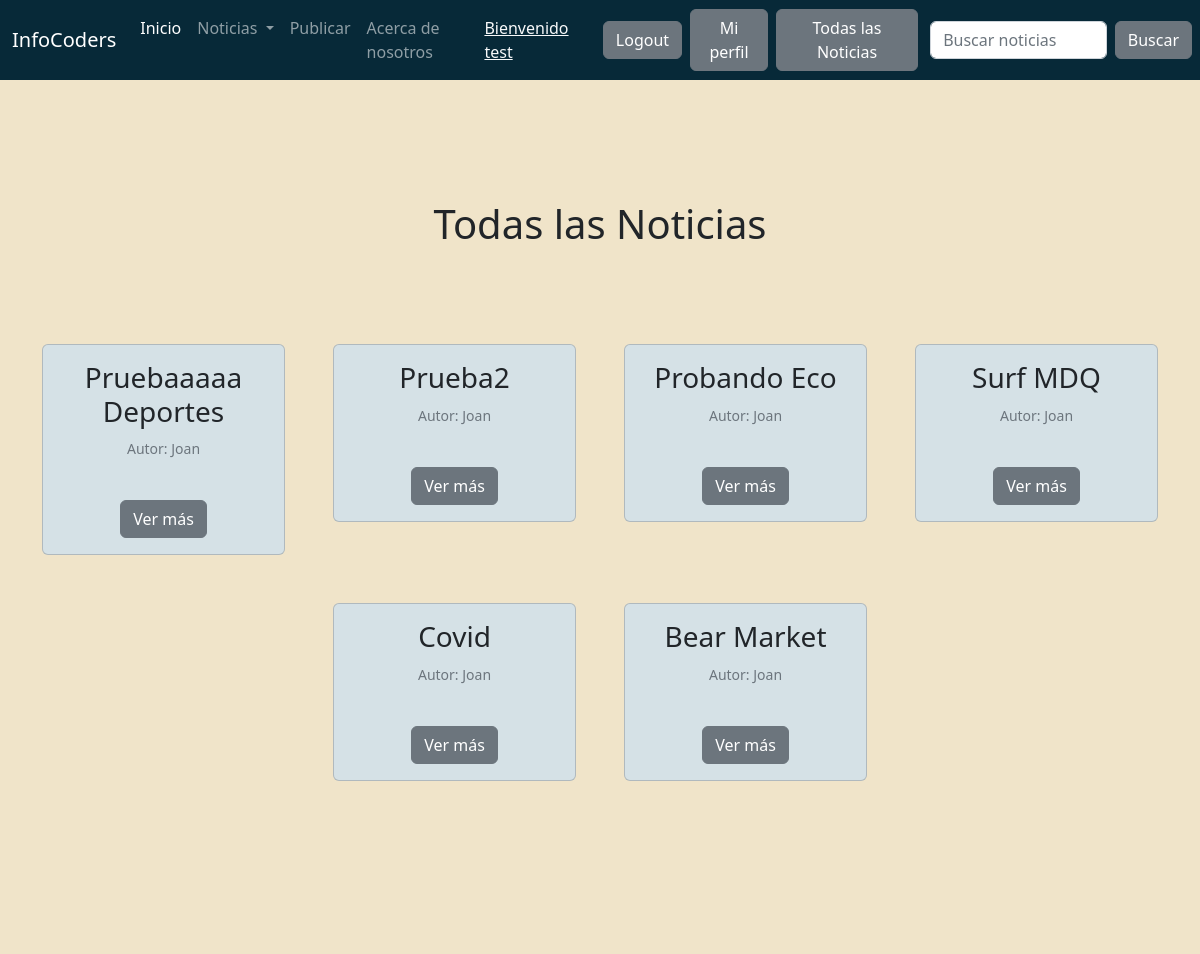
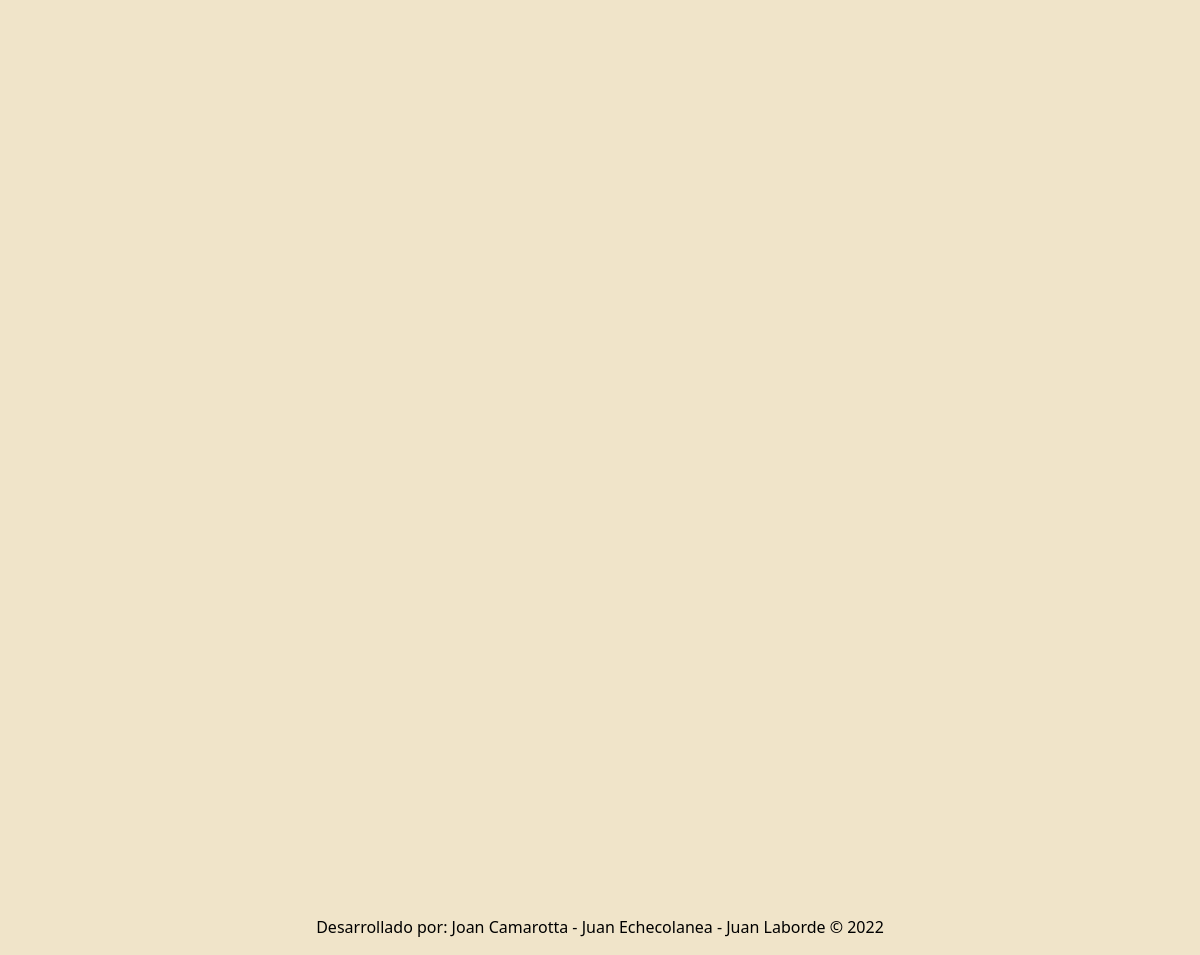
The app's page /noticias/todas-las-noticias/ (signed in) with its own data (2 pictures, top to bottom).
### blog/models.py (models this page shows, shortened)
class Note(models.Model):
    title = models.CharField(max_length=100, blank=True, null=True)
    subtitle = models.CharField(max_length=100)
    author = models.CharField(max_length=50)
    publish_date = models.DateField(default=now)
    text = models.TextField(blank=True)
    category = models.ForeignKey('Categoria', on_delete=models.CASCADE, related_name='blog')
    image = models.ImageField(upload_to='note_image', blank = True, null = True)
    is_active = models.BooleanField(default=True, blank = True)
    class Meta:
        verbose_name = 'Nota'
        verbose_name_plural = 'Notas'

### blog/views.py (the view)
# urls.py: path('todas-las-noticias/', List_posts.as_view(), name = 'list_posts'),
class List_posts(ListView):
    model = Note
    template_name = 'bd.html'
    queryset = Note.objects.all()

### templates/bd.html (shortened to what this page needs)
{% extends 'base.html' %}
{% load static %}
{% block content %}
<br><br><br>
<h1
class="fw-bopld text-center py-5"> Todas las Noticias
</h1>
<div class="container px-8 px-lg-7 mt-5" style="width: 1200px;">
  <div class="row gx-4 gx-lg-5 row-cols-2 row-cols-md-3 row-cols-xl-4 justify-content-center">
    {% for note in object_list %}
      <div class="col mb-5">
          <div class="card h-120" style="background-color:#d5e1e6">
              <div class="card-body p-6">
                  <div class="text-center">
                      <h3><class="fw-bolder">{{note.title}}<br></h3>
                      <p class="card-text"><small class="text-muted">Autor: {{note.author}}</small></p>
                      <br>
                      <a href="/noticias/leer-noticia/{{note.id}}/" class="btn btn-secondary">Ver más</a>
                  </div>
              </div>
          </div>
        </div>
        {% endfor %}
      </div>
    </div>
    <br>
    <br>
    <br>
    <br>
    <br>
    <br>
    <br>
    <br>
    <br>
    <br>
    <br>
    <br>
    <br>
    <br>
    <br>
  {% endblock %}

### templates/base.html (shortened to what this page needs)
<!doctype html>
<html lang="en">
  <head>
    <link href="https://cdn.jsdelivr.net/npm/bootstrap@5.2.0-beta1/dist/css/bootstrap.min.css" rel="stylesheet">
  </head>
  <body>
    {% load static %}
    <nav class="navbar navbar-expand-lg navbar-dark" style="background-color: #072938;">
        <div class="container-fluid">
          <a class="navbar-brand">InfoCoders</a>
          <div class="collapse navbar-collapse" id="navbarSupportedContent">
            <ul class="navbar-nav me-auto mb-2 mb-lg-0">
              <li class="nav-item">
                <a class="nav-link active" aria-current="page" href="/index/">Inicio</a>
              <li class="nav-item dropdown">
                <a class="nav-link dropdown-toggle" href="#" id="navbarDropdown" role="button" data-bs-toggle="dropdown" aria-expanded="false">
                  Noticias
                </a>
                {% if request.user.is_authenticated %}
                <li class="nav-item">
                  <a class="nav-link" href="/noticias/crear-nota/">Publicar</a>
                </li>
                {% endif %}
                  <li class="nav-item">
                    <a class="nav-link" href="/sobre-nosotros/">Acerca de nosotros</a>
                  </li>
                </div>
                  <ul class="navbar-nav me-auto mb-2 mb-lg-0">
                  <div class="collapse navbar-collapse" id="navbarSupportedContent">
                        {% if request.user.is_authenticated %}
                        <li class="nav-item">
                          <a class="text-light" style="margin-right: 1rem;">
                          <h7>Bienvenido {{request.user.username}} </h7></a>
                        </li>
                        <li class="nav-item">
                            <a class="btn btn-secondary me-2" href="/cuenta/cerrar-sesion/">Logout</a>
                        </li>
                        <li class="nav-item">
                          <a class="btn btn-secondary me-2" href="/cuenta/perfil/">Mi perfil</a>
                      </li>
                        <li class="nav-item">
                          <a class="btn btn-secondary" href="/noticias/todas-las-noticias/">Todas las Noticias</a>
                      </li>
                        {% endif %}
                      </ul>
          </div>
    <form class="d-flex" role="search" action="/noticias/buscar/" metod= "GET">
    <input class="form-control me-2" type = "text" placeholder = "Buscar noticias" name = 'search' aria-label = "Search">
    <button class="btn btn-secondary me-2" type="submit">Buscar</button>
  </form>
      </nav>
      {% block content %}
      {% endblock %}
  </body>
  <footer>
    <br>
    <br>
    <br>
    <br>
    <br>
    <br>
    <br>
    <br>
    <br>
    <br>
    <br>
    <br>
    <br>
    <br>
    <br>
    <br>
    <br>
    <br>
    <br>
    <br>
    <br>
    <br>
    <br>
    <br>
    <br>
    <br>
    <br>
    <br>
    <div class="sticky-xxl-bottom m-2 text-center text-black">
      <p>Desarrollado por: Joan Camarotta - Juan Echecolanea - Juan Laborde &copy 2022</p>
      </div>
  </footer>
</html>

### templates/base.html (style rules this page uses)
body { background-color: #f0e4c9; margin: 0; }

### records on screen
Note: title "Pruebaaaaa Deportes", author "Joan"
Note: title "Prueba2", author "Joan"
Note: title "Probando Eco", author "Joan"
Note: title "Surf MDQ", author "Joan"
Note: title "Covid", author "Joan"
Note: title "Bear Market", author "Joan"

### other values on screen
{{ request.user.username }} "test"
